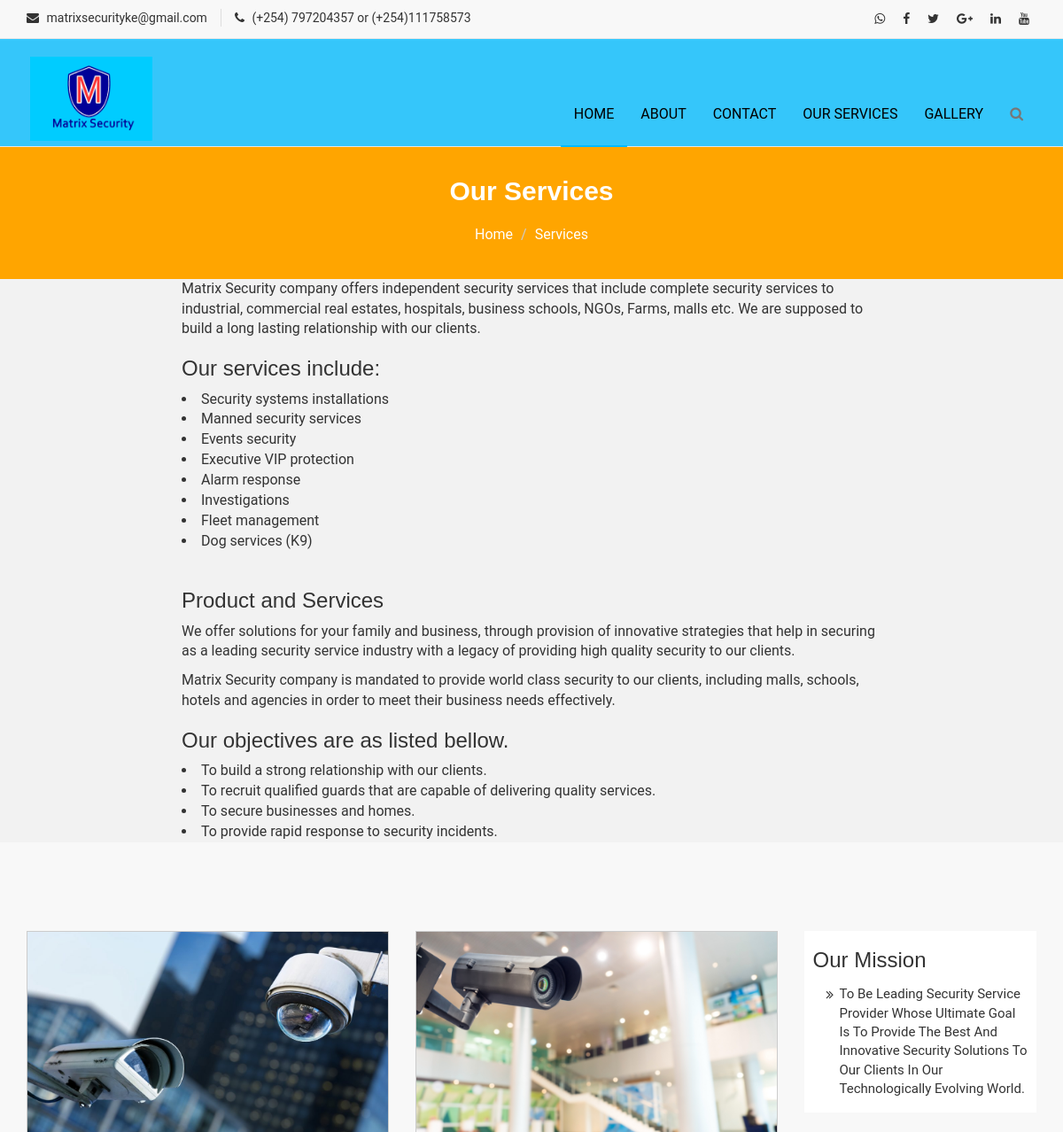
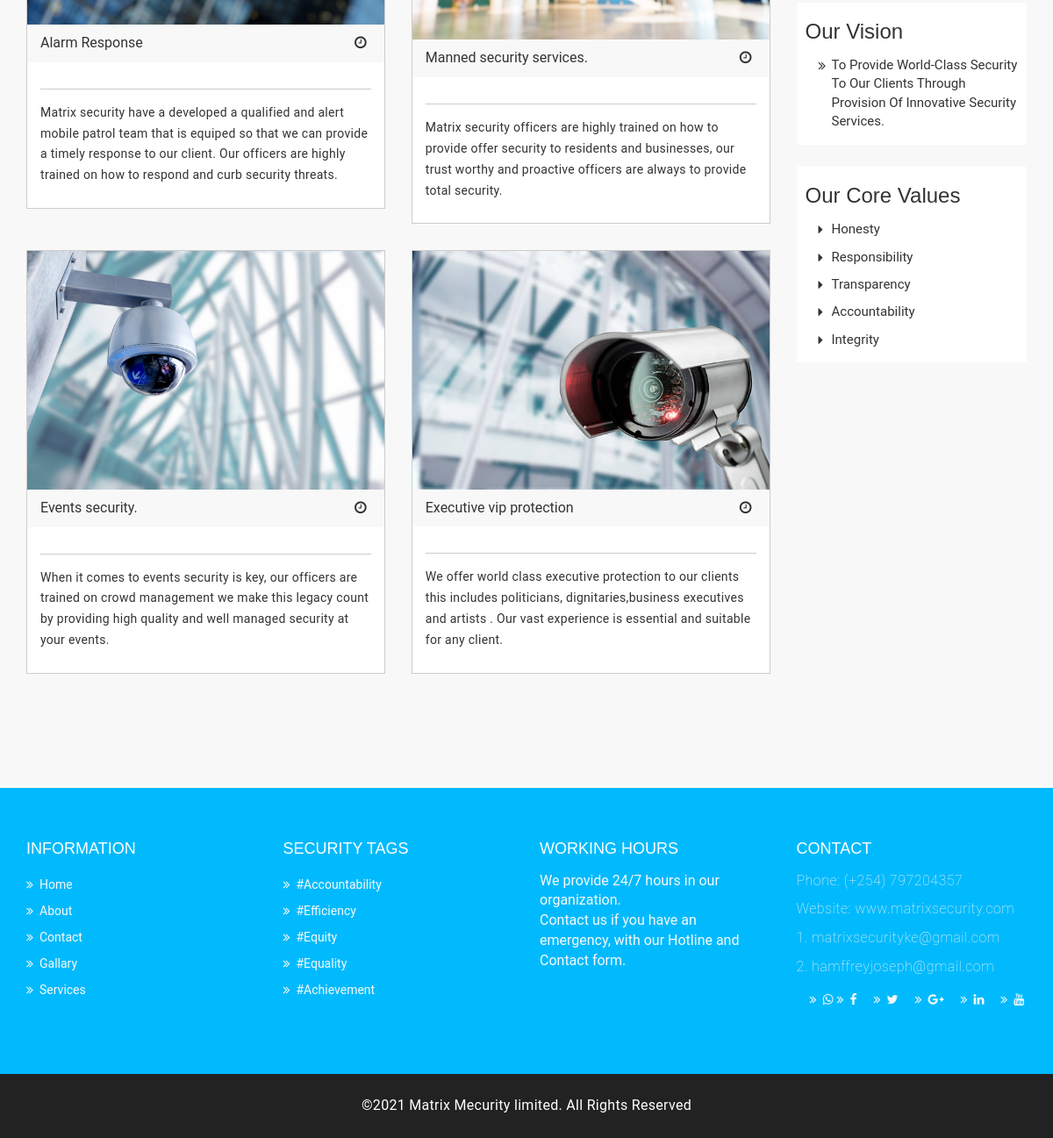
/Service, run on the app's committed database (2 pictures, top to bottom).
### SHCOOL/models.py (models this page shows, shortened)
class Services(models.Model):
    Service_Title = models.CharField(max_length=100)
    Service_Photo = models.FileField(upload_to= 'Services')
    Service_Description = models.TextField()

### SHCOOL/views.py (the view)
# urls.py: path('Service', views.Service, name='Service'),
def Service(request):
    servicess = Services.objects.all()[:4]
    return render(request, 'SHCOOL/Services.html', {'services':servicess})

### SHCOOL/TEMPLATES/SHCOOL/Services.html
{% extends 'SHCOOL/base.html' %}
 {% load static %}
 {% block content %}
 <section style="background-color: orange;" id="mu-page-breadcrumb">
  <div class="container">
    <div class="row">
      <div class="col-md-12">
        <div class="mu-page-breadcrumb-area">
          <h2>Our Services</h2>
          <ol class="breadcrumb">
           <li><a href="{% url 'SHCOOL:OverListView' %}">Home</a></li>
           <li class="active" style="color: white;">Services</li>
         </ol>
        </div>
      </div>
    </div>
  </div>
</section><br><br>
<div style="background-color: rgba(211,211,211,0.3);" class="row">
  <div class="col-md-2"></div>
  <div class="col-md-8">
    <p>Matrix Security company offers independent security services that include complete security services to industrial, commercial real estates, hospitals, business schools, NGOs, Farms, malls etc. We are supposed to build a long lasting relationship with our clients.</p>
      <h3>Our services include:</h3>
                    <li>Security systems installations</li>
                    <li>Manned security services</li>
                    <li>Events security</li>
                    <li>Executive VIP protection</li>
                    <li>Alarm response</li>
                    <li>Investigations</li>
                    <li>Fleet management</li>
                    <li>Dog services (K9)</li>
                    <br>
      <h3>Product and Services</h3>
      <p>We offer solutions for your family and business, through provision of innovative strategies that help in securing as a leading security service industry with a legacy of providing high quality security to our clients.</p>
  </div>
  <div class="col-md-2"></div>
</div>
<div style="background-color: rgba(211,211,211,0.3);" class="row">
  <div class="col-md-2"></div>
  <div class="col-md-8">
    <p>Matrix Security company is mandated to provide world class security to our clients, including malls, schools, hotels and agencies in order to meet their business needs effectively.</p>
      <h3>Our objectives are as listed bellow.</h3>
                    <li>To build a strong relationship with our clients.</li>
                    <li>To recruit qualified guards that are capable of delivering quality services.</li>
                    <li>To secure businesses and homes.</li>
                    <li>To provide rapid response to security incidents.</li>
  </div>
  <div class="col-md-2"></div>
</div>
 <section id="mu-course-content">
   <div class="container">
     <div class="row">
       <div class="col-md-12">
         <div class="mu-course-content-area">
            <div class="row">
              <div class="col-md-9">
                <div class="mu-course-container">
                  <div class="row">
                    {% for service in services %}
                  <div class="col-md-6 col-sm-6">
                    <div class="mu-latest-course-single">
                      <figure class="mu-latest-course-img">
                        <a href="#"><img src="{{service.Service_Photo.url}}" alt="img"></a>
                        <figcaption class="mu-latest-course-imgcaption">
                          <a href="#">{{service.Service_Title}}</a>
                          <span><i class="fa fa-clock-o"></i></span>
                        </figcaption>
                      </figure>
                      <div class="mu-latest-course-single-content">
                        <div class="mu-latest-course-single-contbottom">
                        </div>
                        <p>{{service.Service_Description}}</p>
                      </div>
                    </div>
                  </div>
                  {% endfor %}
                  </div>
                </div>
              </div>
              <div class="col-md-3">
                <aside class="mu-sidebar">
                  <div class="mu-single-sidebar">
                    <h3>Our Mission</h3>
                    <ul class="mu-sidebar-catg">
                      <li><a>
                        To be leading security service provider whose ultimate goal is to provide the best and innovative security solutions to our clients in our technologically evolving world.
                      </a></li>
                    </ul>
                  </div>
                  <div class="mu-single-sidebar">
                    <h3>Our Vision</h3>
                    <ul class="mu-sidebar-catg">
                      <li><a>
                        To provide world-class security to our clients through provision of innovative security services.
                      </a></li>
                    </ul>
                  </div>
                  <div class="mu-single-sidebar">
                    <h3>Our Core Values</h3>
                    <ul class="mu-sidebar-catg mu-sidebar-archives">
                      <li><a>Honesty</a></li>
                      <li><a >Responsibility</a></li>
                      <li><a >Transparency</a></li>
                      <li><a >Accountability</a></li>
                      <li><a >Integrity</a></li>
                    </ul>
                  </div>
                </aside>
             </div>
           </div>
         </div>
       </div>
     </div>
   </div>
 </section>
 {% endblock %}

### SHCOOL/TEMPLATES/SHCOOL/base.html (shortened to what this page needs)
{% load static %}
<!DOCTYPE html>
<html lang="en">
  <head>
    <link href="{% static 'assets/css/font-awesome.css' %}" rel="stylesheet">
    <link href="{% static 'assets/css/bootstrap.css' %}" rel="stylesheet">
    <link rel="stylesheet" type="text/css" href="{% static 'assets/css/slick.css' %}">
    <link rel="stylesheet" href="{% static 'assets/css/jquery.fancybox.css' %}" type="text/css" media="screen" />
    <link id="switcher" href="{% static 'assets/css/theme-color/default-theme.css' %}" rel="stylesheet">
    <link href="{% static 'assets/css/style.css' %}" rel="stylesheet">
  </head>
<body>
    <header id="mu-header">
      <div class="container">
        <div class="row">
          <div class="col-lg-12 col-md-12">
            <div class="mu-header-area">
              <div class="row">
                <div class="col-lg-6 col-md-6 col-sm-6 col-xs-6">
                  <div class="mu-header-top-left">
                    <div class="mu-top-email">
                      <i class="fa fa-envelope"></i>
                      <span>matrixsecurityke@gmail.com</span>
                    </div>
                    <div class="mu-top-phone">
                      <i class="fa fa-phone"></i>
                      <span>(+254) 797204357 or (+254)111758573</span>
                    </div>
                  </div>
                </div>
                <div class="col-lg-6 col-md-6 col-sm-6 col-xs-6">
                  <div class="mu-header-top-right">
                    <nav>
                      <ul class="mu-top-social-nav">
                        <li><a href="https://wa.link/98ggk7"><span class="fa fa-whatsapp"></span></a></li>
                        <li><a href="matrixsecurityke"><span class="fa fa-facebook"></span></a></li>
                        <li><a href="matrixsecurityke"><span class="fa fa-twitter"></span></a></li>
                        <li><a href="#"><span class="fa fa-google-plus"></span></a></li>
                        <li><a href="#"><span class="fa fa-linkedin"></span></a></li>
                        <li><a href="#"><span class="fa fa-youtube"></span></a></li>
                      </ul>
                    </nav>
                  </div>
                </div>
              </div>
            </div>
          </div>
        </div>
      </div>
    </header>
    <section id="mu-menu">
      <nav style="background-color:#01bafdc7; color:black;" class="navbar navbar-default" role="navigation">
        <div class="container">
          <div class="navbar-header">
            <div class="row">
              <div class="col-xs-4">
            <a class="navbar-brand" href="{% url 'SHCOOL:OverListView' %}"><span>
              <img id="logoo" style="width:40%;" src="{% static 'assets/img/logo5.jpeg' %}" alt="">
            </span></a>
            </div>
            <div class="col-xs-4"></div>
            <div class="col-xs-4">
          </div>
          </div>
          </div>
          <div id="navbar" class="navbar-collapse collapse">
            <ul id="top-menu" class="nav navbar-nav navbar-right main-nav">
              <li class="active"><a style="color: black;" href="{% url 'SHCOOL:OverListView' %}">HOME</a></li>
              <li><a style="color: black;" href="{% url 'SHCOOL:About' %}">ABOUT</a></li>
              <li><a style="color: black;" href="{% url 'SHCOOL:contact' %}">CONTACT</a></li>
              <li><a style="color: black;" href="{% url 'SHCOOL:Service' %}">OUR SERVICES</a></li>
              <li><a style="color: black;" href="{% url 'SHCOOL:Gallary' %}">GALLERY</a></li>
              <li><a href="#"><i class="fa fa-search"></i></a></li>
            </ul>
          </div>
        </div>
      </nav>
    </section>
    {% block content %}
    {% endblock %}
  <footer id="mu-footer">
    <div style="background-color:#01bafd;" class="mu-footer-top">
      <div class="container">
        <div class="mu-footer-top-area">
          <div class="row">
            <div class="col-lg-3 col-md-3 col-sm-3">
              <div class="mu-footer-widget">
                <h4>Information</h4>
                <ul>
                  <li><a href="{% url 'SHCOOL:OverListView' %}">Home</a></li>
                  <li><a href="{% url 'SHCOOL:About' %}">About</a></li>
                  <li><a href="{% url 'SHCOOL:contact' %}">Contact</a></li>
                  <li><a href="{% url 'SHCOOL:Gallary' %}">Gallary</a></li>
                  <li><a href="{% url 'SHCOOL:Service' %}">Services</a></li>
                </ul>
              </div>
            </div>
            <div class="col-lg-3 col-md-3 col-sm-3">
              <div class="mu-footer-widget">
                <h4>Security Tags</h4>
                <ul>
                  <li><a>#Accountability</a></li>
                  <li><a>#Efficiency</a></li>
                  <li><a>#Equity</a></li>
                  <li><a>#Equality</a></li>
                  <li><a>#Achievement</a></li>
                </ul>
              </div>
            </div>
            <div class="col-lg-3 col-md-3 col-sm-3">
              <div class="mu-footer-widget">
                <h4>Working Hours</h4>
                <p>We provide 24/7 hours in our organization.<br> Contact us if you have an emergency, with our Hotline and Contact form.</p>
              </div>
            </div>
            <div class="col-lg-3 col-md-3 col-sm-3">
              <div class="mu-footer-widget">
                <h4>Contact</h4>
                <address>
                  <p>Phone: (+254) 797204357 </p>
                  <p>Website: www.matrixsecurity.com</p>
                  <p>1. matrixsecurityke@gmail.com</p>
                  <p>2. hamffreyjoseph@gmail.com</p>
                  <ul class="mu-top-social-nav">
                    <li style="display: inline-block; margin-left: 15px;"><a href="https://wa.link/98ggk7"><span class="fa fa-whatsapp"></span></a></li>
                    <li style="display: inline-block; "><a href="matrixsecurityke"><span class="fa fa-facebook"></span></a></li>
                    <li style="display: inline-block; margin-left: 15px;"><a href="matrixsecurityke"><span class="fa fa-twitter"></span></a></li>
                    <li style="display: inline-block; margin-left: 15px;"><a href="#"><span class="fa fa-google-plus"></span></a></li>
                    <li style="display: inline-block; margin-left: 15px;"><a href="#"><span class="fa fa-linkedin"></span></a></li>
                    <li style="display: inline-block; margin-left: 15px;"><a href="#"><span class="fa fa-youtube"></span></a></li>
                  </ul>
                </address>
              </div>
            </div>
          </div>
        </div>
      </div>
    </div>
    <div class="mu-footer-bottom">
      <div class="container">
        <div class="mu-footer-bottom-area">
          <p>&copy;2021 Matrix Mecurity limited. <a href="#" rel="nofollow">All Rights Reserved</a></p>
        </div>
      </div>
    </div>
  </footer>
</body>
</html>

### static/assets/css/theme-color/default-theme.css (style rules this page uses)
#mu-menu .navbar-default .navbar-nav > .active > a, #mu-menu .navbar-default .navbar-nav > .active > a:hover, #mu-menu .navbar-default .navbar-nav > .active > a:focus { color: #01bafd; border-bottom: 2px solid #01bafd; background-color: transparent; }
#mu-page-breadcrumb .mu-page-breadcrumb-area .breadcrumb .active { color: #01bafd; }
#mu-course-content { background-color: #f8f8f8; display: inline; float: left; padding: 100px 0; width: 100%; }
#mu-course-content .mu-course-content-area { display: inline; float: left; width: 100%; }
#mu-course-content .mu-course-content-area .mu-course-container { display: inline; float: left; width: 100%; }
#mu-course-content .mu-course-content-area .mu-course-container .mu-latest-course-single { border: 1px solid #ccc; margin-bottom: 30px; }

### data on the page
Services: Service_Photo (picture), Service_Title "Alarm Response", Service_Description "Matrix security have a developed a qualified and alert mobile patrol team that is equiped so that we can provide a timely response to our client. Our officers are highly trained on how to respond and curb security threats."
Services: Service_Photo (picture), Service_Title "Manned security services.", Service_Description "Matrix security officers are highly trained on how to provide offer security to residents and businesses, our trust worthy and proactive officers are always to provide total security."
Services: Service_Photo (picture), Service_Title "Events security.", Service_Description "When it comes to events security is key, our officers are trained on crowd management we make this legacy count by providing high quality and well managed security at your events."
Services: Service_Photo (picture), Service_Title "Executive vip protection", Service_Description "We offer world class executive protection to our clients this includes politicians, dignitaries,business executives and artists . Our vast experience is essential and suitable for any client."
